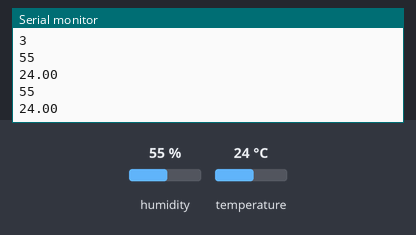
Bench run of a sketch on a simulated ESP32. Shown: the last lines printed to the serial monitor. The test bench sets the inputs (shaded band); at power-on: humidity 55 %, temperature 24 °C. WiFi joins after 1.5 s; servers stay silent unless stated.

Above: at 6.2 s.
6.3 s: humidity set to 22 %
At 7.9 s:
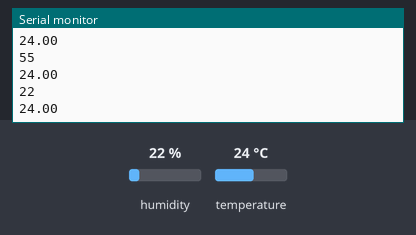
9.4 s: temperature set to 12 °C
At 10.3 s:
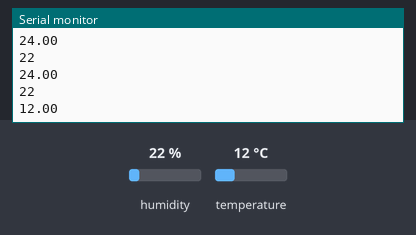
12.5 s: humidity set to 40 %
At 13.4 s:
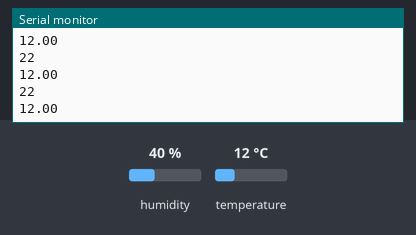
Timing chart, 0 to 15.5 s (numbered marks = the images above; inputs shaded):
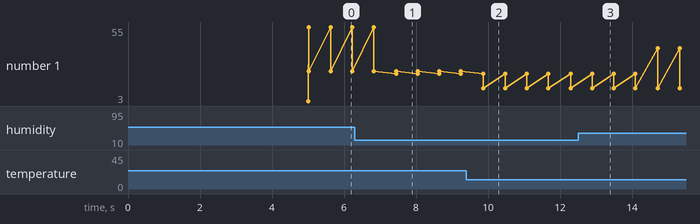

The sketch:

DHT11.ino
```cpp
#include <WiFi.h>
#include <ThingSpeak.h>
#include <DHT.h>

char SSID[] = "NetShare";
char PASS[] = "password";
char API[]  = "HNVV0KLA96W03K4B";
unsigned long ChannelID =  3214717;

WiFiClient client;

DHT dht(4, DHT11);


void setup() {
  Serial.begin(9600);
  dht.begin();
  WiFi.mode(WIFI_STA);
  WiFi.begin(SSID, PASS);
  delay(5000);
  while(WiFi.status() != WL_CONNECTED)
  {
    Serial.println("WiFi is not connected");
    Serial.println(WiFi.status());
    delay(500);
  }
  Serial.println("WiFi is Connected");
  Serial.println(WiFi.status());

  ThingSpeak.begin(client);
}

void loop() {
  int hum = dht.readHumidity();
  float temp = dht.readTemperature();
  Serial.println(hum);
  Serial.println(temp);

  ThingSpeak.writeField(ChannelID,1,hum, API);
  ThingSpeak.writeField(ChannelID,2,temp, API);
}
```

Measured:
- after the input at 6.3 s, the serial monitor: prints a new line after 1.1 s (image 1)
- after the input at 9.4 s, the serial monitor: prints a new line after 0.47 s (image 2)
- plotted number 1: 24 → 12 after the input at 9.4 s
